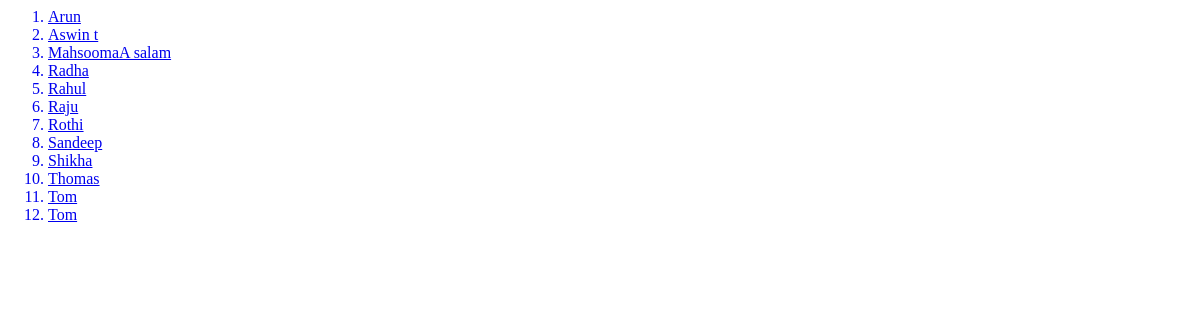
Page /student/result/ on the earlier database version.
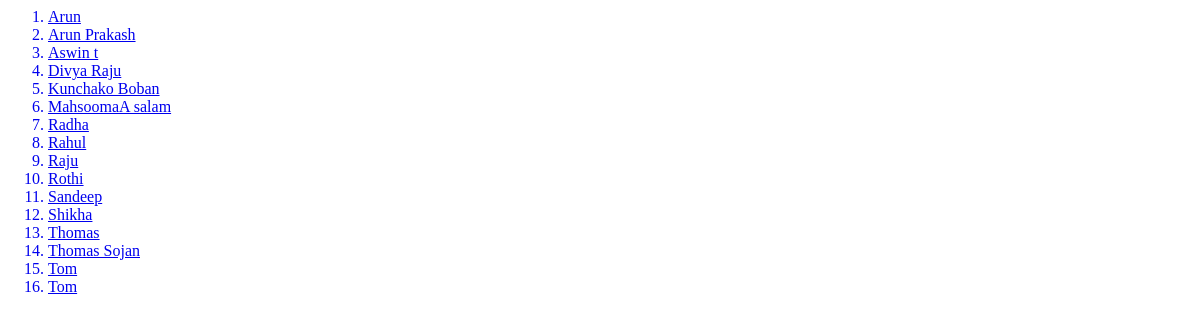
Same page on the later database version.
### student/models.py (models this page shows, shortened)
class Student(models.Model):
    name = models.CharField(max_length=15)
    roll_no = models.PositiveIntegerField()
    course = models.ManyToManyField(Course)
    grade= models.ManyToManyField(Grade)
    batch = models.ManyToManyField(Batch,blank=True)
    branch = models.ManyToManyField(Branch,blank=True)
    semester = models.ManyToManyField(Semester,blank=True)
    objects = models.Manager()
    class Meta :
        ordering = ('name',)
    def get_absolute_url(self):
        return reverse('student:student_form',args=[
            self.id,
        ])

### student/views.py (the view)
# urls.py: path('result/',views.show_result,name='show_result'),
def show_result(request):
    students = Student.objects.all()
    result_list = []
    result_list.append(request.POST.get('batch'))
    result_list.append(request.POST.get('semester'))
    result_list.append(request.POST.get('branch'))
    i=0
    for result in result_list:
        if result != None and i == 0 :
            bat= Batch.objects.get(id=result)
            students = students.filter(batch=bat)
        if result != None and i==1 :
            sem= Semester.objects.get(id=result)
            students = students.filter(semester=sem)
        if result != None and i==2:
            bra = Branch.objects.get(id=result)
            students = students.filter(branch=bra)
        i+=1
    return render(request,'student/result.html',{'students':students})

### student/templates/student/result.html
{%load static%}
<html>
    <ol>
        {%for student in students%}
        <a href="{{ student.get_absolute_url }}">
        <li>{{student.name}}</li>
        </a>
        {%endfor%}
    </ol>
</html>

Differences in the rows shown:
added Student: name "Arun Prakash"
added Student: name "Divya Raju"
added Student: name "Kunchako Boban"
added Student: name "Thomas Sojan"
